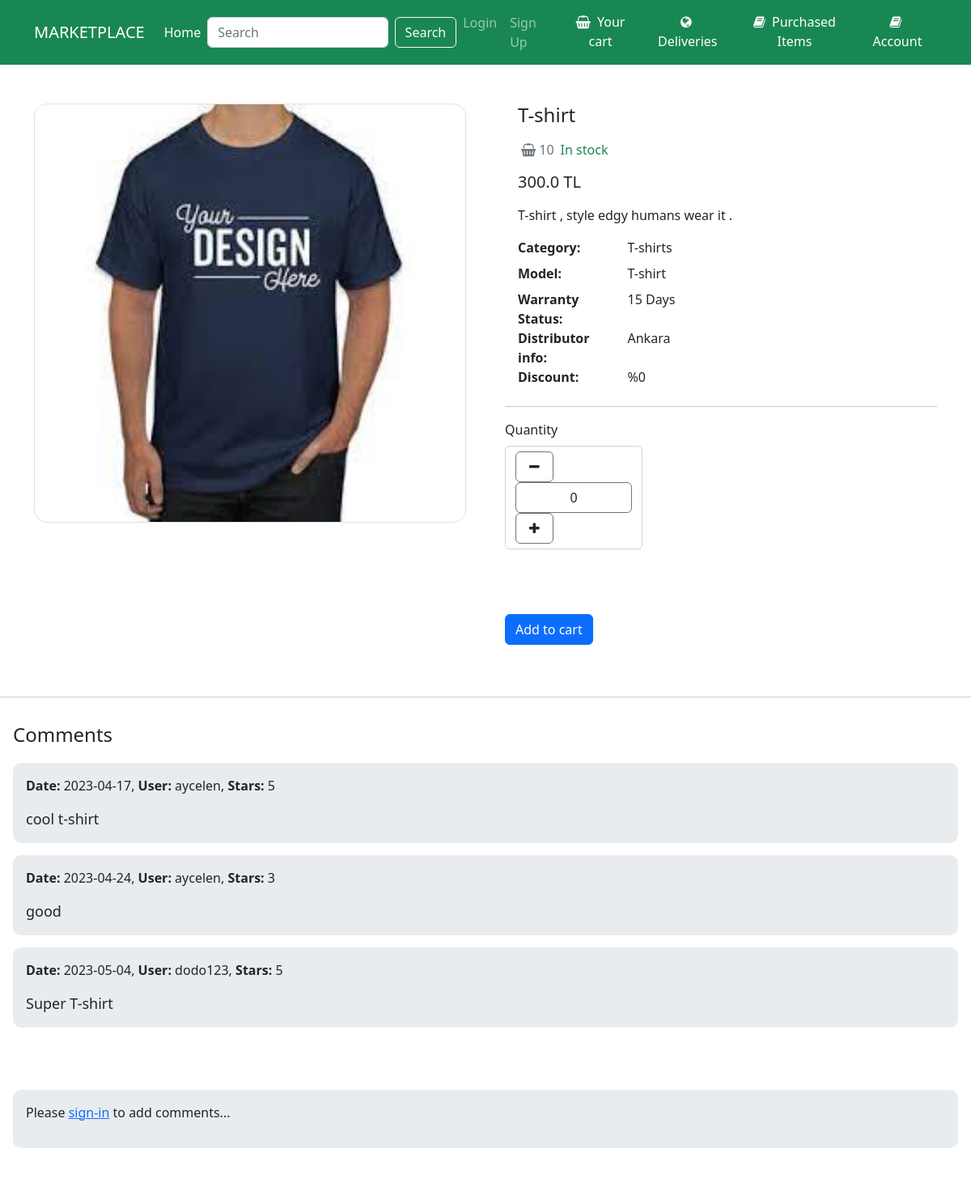
Page /items/1 on the committed database.
### Product/models.py (models this page shows, shortened)
class InStockProduct(models.Model):
    ID = models.AutoField(primary_key=True)
    category = models.ForeignKey(Category,related_name = "products",on_delete=models.CASCADE)
    image = models.ImageField(upload_to="product_images")
    name = models.CharField(max_length=100)
    model = models.CharField(max_length=100)
    number = models.IntegerField()
    description = models.TextField()
    quantity_in_stocks = models.IntegerField()
    price = models.FloatField(default=0)
    discount = models.IntegerField(validators=[MaxValueValidator(100)],default=0)
    newPrice=models.FloatField(default=0)
    warranty_status = models.CharField(max_length=100)
    distributor_info = models.TextField()
    purchased = models.BooleanField(default = False)
    purchased_price = models.FloatField(default=0)
    popularity = models.IntegerField(default=0)

class Category(models.Model):
    name = models.CharField(max_length=255)
    class Meta:
        ordering = ("name",)
        verbose_name_plural = "Categories"

class Comment(models.Model):
    product = models.ForeignKey(InStockProduct, related_name='comments' , on_delete=models.CASCADE)
    user = models.ForeignKey(Users, related_name='comments', on_delete=models.CASCADE)
    content = models.TextField(blank=True, null=True)
    stars = models.IntegerField()
    date_added = models.DateTimeField(default=timezone.now)
    approved = models.BooleanField('Approved', default=False)

class Users(AbstractBaseUser,PermissionsMixin):
    username_validator = UnicodeUsernameValidator()
    ID = models.AutoField(primary_key=True)
    email = models.EmailField(blank=True,default='')
    first_name = models.CharField(max_length=150,default='',blank=True)
    last_name = models.CharField(max_length=150,default='',blank=True)
    is_active = models.BooleanField(default=True,help_text=
            "Designates whether this user should be treated as active. "
            "Unselect this instead of deleting accounts."
    )
    is_superuser = models.BooleanField(default=False)
    is_staff = models.BooleanField(default=False,help_text="Designates whether the user can log into this admin site.")
    username = models.CharField(max_length=150,
        unique=True,
        help_text=(
            "Required. 150 characters or fewer. Letters, digits and @/./+/-/_ only."
        ),
        validators=[username_validator],
        error_messages={
            "unique": "A user with that username already exists.",
        }
    )
    tax_ID = models.IntegerField(default=0)
    home_address = models.TextField(blank=True,null=True)
    role = models.CharField(max_length=100,default='customer')
    date_joined = models.DateTimeField(default=timezone.now)
    last_login = models.DateTimeField(blank=True,null=True)
    objects = MyUserManager()
    REQUIRED_FIELDS = []
    USERNAME_FIELD = "username"
    def __str__(self):
        return self.username
    class Meta:
        verbose_name = 'User'
        verbose_name_plural = 'Users'

### Product/views.py (the view, shortened to what this page needs)
# urls.py: path("<int:pk>",views.detail,name="detail")
def detail(request,pk):
    anon_user = None
    global quantity
    referrer = request.META.get("HTTP_REFERER")
    if referrer == f"http://127.0.0.1:8000/items/{pk}":
        pass
    else:
        quantity = 0
    product = get_object_or_404(InStockProduct,pk=pk)
    category = get_object_or_404(Category,id = product.category_id)
    comment = None
    comments = Comment.objects.all()
    if request.user.is_authenticated:
        user = request.user
    else:
        user = request.user
        anon_user = user
    return render(request,"detail.html",{
            "product":product,
            "category":category,
            "comments":comments,
            "quantity":quantity,
            "user":user,
            "anon_user":anon_user})

### Product/templates/detail.html (shortened to what this page needs)
{% extends 'base.html' %}
{% load static %}
{% block link %}
<link rel="stylesheet" type="text/css" href="{% static 'detail.css' %}">
{% endblock %}
{% block content %}
<section class="py-5">
    <div class="container">
        <div class="row gx-5">
            <aside class="col-lg-6">
                <div class="border rounded-4 mb-3 d-flex justify-content-center">
                    <img style="max-width: 100%; max-height: 100vh; margin: auto;" height="516" weigth="518"
                        class="rounded-4 fit" src="{{product.image.url}}" />
                </div>
            </aside>
            <main class="col-lg-6">
                <div class="ps-lg-3">
                    <h4 class="title text-dark">
                        {{product.name}} <br />
                    </h4>
                    <div class="d-flex flex-row my-3">
                        <span class="text-muted"><i
                                class="fa fa-shopping-basket fa-sm mx-1"></i>{{product.quantity_in_stocks}}</span>
                        <span class="text-success ms-2">In stock</span>
                    </div>
                    {% if product.discount != 0 %}
                        <div class="mb-3">
                            <strike class="h7">{{product.price}} TL</strike>
                        </div>
                        <div class="mb-3">
                            <span class="h5"> {{product.newPrice}}TL</span>
                        </div>
                    {% else%}
                    <div class="mb-3">
                        <span class="h5">{{product.price}} TL</span>
                    </div>
                    {% endif %}
                    <p>
                        {{product.description}}
                    </p>
                    <div class="row">
                        <dt class="col-3">Category:</dt>
                        <dd class="col-9">{{category.name}}</dd>
                        <dt class="col-3">Model:</dt>
                        <dd class="col-9">{{product.model}}</dd>
                        <dt class="col-3">Warranty Status:</dt>
                        <dd class="col-9">{{product.warranty_status}}</dd>
                        <dt class="col-3">Distributor info:</dt>
                        <dd class="col-9">{{product.distributor_info}}</dd>
                        <dt class="col-3">Discount:</dt>
                        <dd class="col-9">%{{product.discount}}</dd>
                    </div>
                    </div>
                    <hr />
                    <div class="row mb-4">
                        <div class="col-md-4 col-6 mb-3">
                            <label class="mb-2 d-block">Quantity</label>
                            <div class="input-group mb-3" style="width: 170px;">
                                <form method="post" class="form-control" action="{% url 'detail' product.ID %}">
                                    <button class="btn btn-white border border-secondary px-3" type="submit"
                                        id="button-addon1" data-mdb-ripple-color="dark" name="minus_button">
                                        <i class="fa fa-minus"></i>
                                    </button>
                                    <input type="text" class="form-control text-center border border-secondary"
                                        value="{{quantity}}" aria-label="Example text with button addon"
                                        aria-describedby="button-addon1" name="quantity_field" />
                                    <button class="btn btn-white border border-secondary px-3" type="submit"
                                        id="button-addon2" data-mdb-ripple-color="dark" name="plus_button">
                                        <i class="fa fa-plus"></i>
                                    </button>
                                </form>
                            </div>
                        </div>
                    </div>
                    <br>
                    {% if product.quantity_in_stocks != 0 %}
                    <form method="post" action="{% url 'cart' %}">
                        <button class="btn btn-primary" type="submit">Add to cart</button>
                    </form>
                    {% endif %}
                </div>
        </div>
</section>
<hr>
<div class="card" style="border-radius:10px;">
    <div class="card-body">
        <h4 style="margin-bottom:20px;">Comments</h4>
        {% for comment in comments %}
        {% if comment.product.ID == product.ID %}
            {% if comment.approved %}
            <div class="card-body" style="background-color:#e9ecef; border-radius:10px; margin-bottom:15px;">
                <div style="">
                    <p>
                        <strong>Date: </strong>{{ comment.date_added|date:"Y-m-d" }},
                        <strong> User: </strong>{{comment.user}},
                        <strong> Stars: </strong>{{comment.stars}}
                    </p>
                    <div style="font-size:18px;">
                        {{comment.content }}
                    </div>
                </div>
            </div>
            {% endif %}
        {% endif %}
        {% endfor %}
    </div>
</div>
<div class="card" style="border-radius:10px;">
    <div class="card-body">
        {% if request.user.is_authenticated %}
        <form method="post" action=".">
            {% csrf_token %}
            <h4 style="margin-bottom:10px;">Add a Comment</h4>
            <div class="card-body"
                style="background-color:#e9ecef; border-radius:10px; margin-bottom:15px; margin-top:10px;">
                <div style="margin-bottom:10px;">
                    <label>Stars</label>
                    <div class="control">
                        <div class="select">
                            <select name="stars">
                                <option value="1">1</option>
                                <option value="2">2</option>
                                <option value="3" selected>3</option>
                                <option value="4">4</option>
                                <option value="5">5</option>
                            </select>
                        </div>
                    </div>
                </div>
                <div style="margin-bottom:10px;">
                    <label>Your Comment</label>
                    <div style="">
                        <textarea class="textarea" name="content" style=" height:150px; width:600px;"></textarea>
                    </div>
                </div>
                <div class="field">
                    <div>
                        <button class="btn btn-danger" type="Submit" formaction="{% url 'detail' product.ID %}">
                            submit</button>
                    </div>
                </div>
            </div>
        </form>
        {% else %}
        <div class="card-body" style="background-color:#e9ecef; border-radius:10px; margin-bottom:15px;">
            <p>Please <a href="{% url 'login' %}">sign-in</a> to add comments...</p>
        </div>
        {% endif %}
    </div>
</div>
{% endblock %}

### Product/static/detail.css (style rules this page uses)
body { background-color: #ffffff; }
.card { margin-bottom: 30px; }
.card { position: relative; display: flex; flex-direction: column; min-width: 0; word-wrap: break-word; background-color: #fff; background-clip: border-box; border: 0 solid transparent; border-radius: 0; }

### rows in the picture
InStockProduct: image (picture), name "T-shirt", quantity_in_stocks "10", price "300.0", description "T-shirt , style edgy humans wear it .", model "T-shirt", warranty_status "15 Days", distributor_info "Ankara", discount "0"
Category: name "T-shirts"
Comment: date_added "2023-04-17", user "aycelen", stars "5", content "cool t-shirt"
Comment: date_added "2023-04-24", user "aycelen", stars "3", content "good"
Comment: date_added "2023-05-04", user "dodo123", stars "5", content "Super T-shirt"
